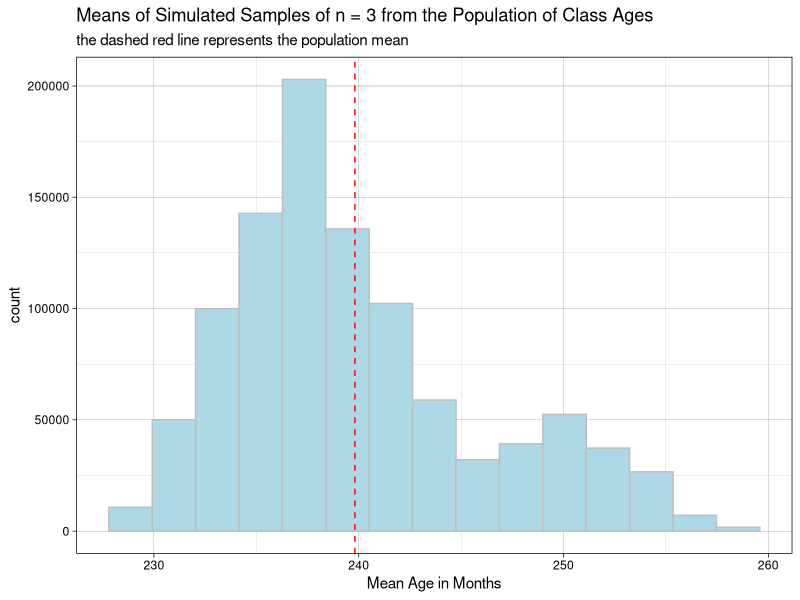
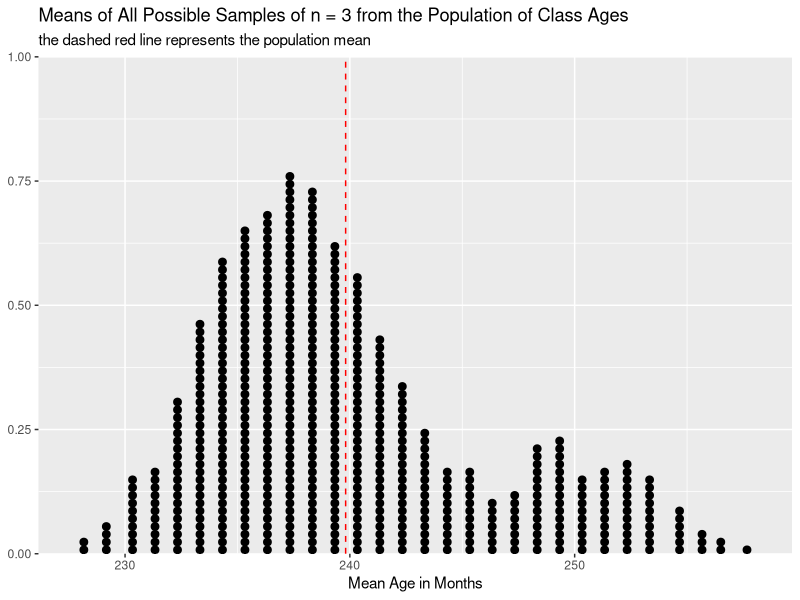
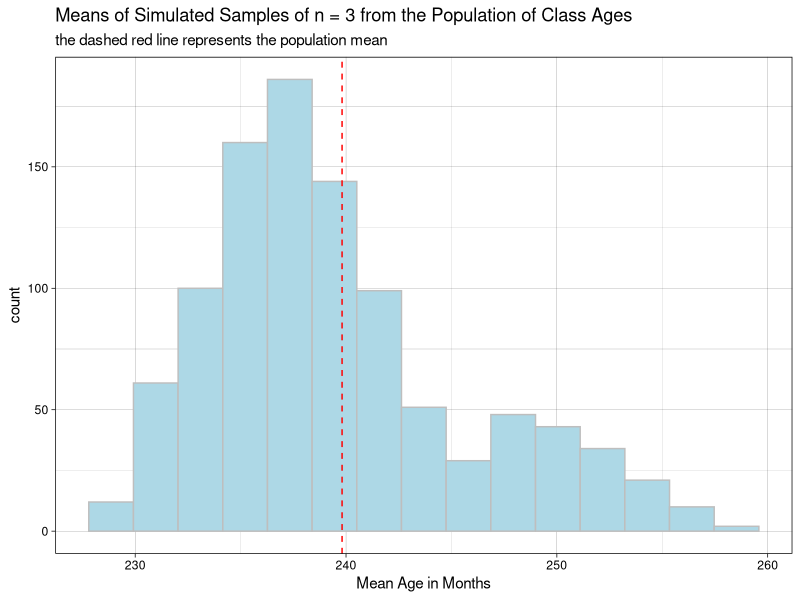

R code for these plots, in order:
## ---- chunk 1
knitr::opts_chunk$set(message = FALSE, warning = FALSE, comment = NA)
## ---- chunk 2
library(tidyverse)
library(combinat)  # required for combn() function
## ---- chunk 3
pop_ages = c(234, 241, 233, 227, 251, 227, 242, 239, 241, 238, 230, 246, 231, 243, 238, 276)

pop_ages[1]   # first value
pop_ages[10]  # tenth value
pop_ages[c(1, 10)]  # first and tenth values

(mu <- mean(pop_ages))
## ---- chunk 4
sampleIDs <- c(3, 6, 15)
sample_ages <- pop_ages[sampleIDs] # use vector index [ ] to get data for sampled students
(xbar1 <- mean(sample_ages))
## ---- chunk 5
sampleIDs <- c(5, 15, 16)
sample_ages <- pop_ages[sampleIDs]
(xbar2 <- mean(sample_ages))
## ---- chunk 6
sims  <- 10^6              # number of samples
pop_N <- length(pop_ages)  # population size
n     <- 3                 # sample size

sim_means <- numeric(sims) # vector to store the means of the random samples
                           # there is one location for each simulated sample
                           # initially this vector contains zeroes, try it!

# our for loop starts at 1 because vectors in R are indexed starting at one
# the counter serves not only to count, but also to index results using [i]

for (i in 1:sims) {
  sampleIDs    <- sample(pop_N, n)           # randomly choose n sample IDs
  sim_means[i] <- mean(pop_ages[sampleIDs])  # compute/store the sample mean
}
## ---- chunk 7
ggplot(NULL, aes(x = sim_means)) +
  geom_histogram(bins = 15, color = "gray", fill = "lightblue") +
  geom_vline(xintercept = mu, color = "red", linetype = "dashed") +
  labs(title = "Means of Simulated Samples of n = 3 from the Population of Class Ages",
       subtitle = "the dashed red line represents the population mean",
       x = "Mean Age in Months") +
  theme_linedraw()
## ---- chunk 8
mean(sim_means)
sd(sim_means)
## ---- chunk 9
# if you are confused about this, run it a few times and see what happens
# clarify for yourself so that you understand what pop_N is and what n is

sample(pop_N, n)
## ---- chunk 10
choose(pop_N, n)
## ---- chunk 11
n <- 3
all_samples <- combn(pop_ages, n)        # each matrix column is one sample
all_means   <- colSums(all_samples) / n  # compute the mean of each sample

ggplot(NULL, aes(x = all_means)) +
  geom_dotplot(dotsize = 0.35) +
  geom_vline(xintercept = mu, color = "red", linetype = "dashed") +
  scale_y_continuous(NULL, expand = c(0, 0)) +
  labs(title = "Means of All Possible Samples of n = 3 from the Population of Class Ages",
       subtitle = "the dashed red line represents the population mean",
       x = "Mean Age in Months")
## ---- chunk 12
mean(all_means)
mean(all_means) == mu
## ---- chunk 13
pop_ages <- tibble(ages = c(234, 241, 233, 227, 251, 227, 242, 239, 241, 238, 230, 246, 231, 243, 238, 276))
## ---- chunk 14
sim_means <- replicate(n = 1000,
          expr = {
            pop_ages %>% 
              slice_sample(n = 3) %>% 
              summarize(sample_mean = mean(ages)) %>% 
              pull(sample_mean)
          }
)
## ---- chunk 15
ggplot(NULL, aes(x = sim_means)) +
  geom_histogram(bins = 15, color = "gray", fill = "lightblue") +
  geom_vline(xintercept = mu, color = "red", linetype = "dashed") +
  labs(title = "Means of Simulated Samples of n = 3 from the Population of Class Ages",
       subtitle = "the dashed red line represents the population mean",
       x = "Mean Age in Months") +
  theme_linedraw()
## ---- chunk 16
tibble(sim_means) %>% 
summarize(mean_sim_means = mean(sim_means),
          sd_sim_means   = sd(sim_means))
## ---- chunk 17
sessionInfo()
